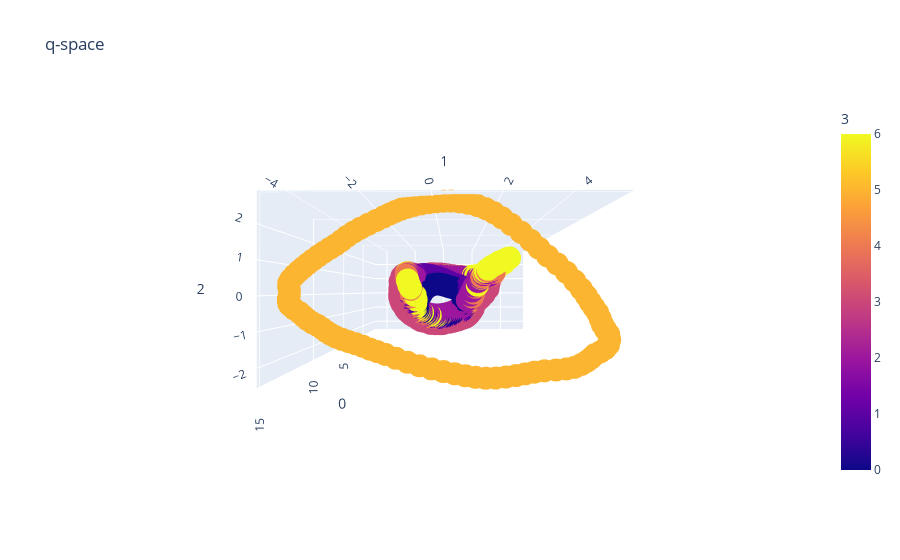

The cell this chart's notebook holds for it:
### Markdown cell above
# PCA

### Code cell
H = encoder(D)
N = H[:,:,p:p+q]
N_reshaped = np.reshape(N, [-1, q])
N_reshaped = PCA(3).fit_transform(N_reshaped)
state_reshaped = np.repeat(range(ne),d)[:,np.newaxis]
shift_reshaped = np.array(list(range(d))*ne)[:,np.newaxis]
tem = np.concatenate([N_reshaped,state_reshaped,shift_reshaped], axis=1)
px.scatter_3d(pd.DataFrame(tem),x=0,y=1,z=2,color=3,title='q-space')

### Figure 1 — Plotly figure (JSON) as saved in the notebook; plotly's stock layout.template omitted (floating-point values rounded to 4 significant figures; data arrays with more than 128 entries replaced by an {"elided": "..."} marker saying what was removed)
{"data": [{"hovertemplate": "0=%{x}<br>1=%{y}<br>2=%{z}<br>3=%{marker.color}<extra></extra>", "legendgroup": "", "marker": {"color": {"elided": "700 int values"}, "coloraxis": "coloraxis", "symbol": "circle"}, "mode": "markers", "name": "", "scene": "scene", "showlegend": false, "type": "scatter3d", "x": {"elided": "700 float values"}, "y": {"elided": "700 float values"}, "z": {"elided": "700 float values"}}], "layout": {"autosize": true, "coloraxis": {"colorbar": {"title": {"text": "3"}}, "colorscale": [[0, "#0d0887"], [0.1111, "#46039f"], [0.2222, "#7201a8"], [0.3333, "#9c179e"], [0.4444, "#bd3786"], [0.5556, "#d8576b"], [0.6667, "#ed7953"], [0.7778, "#fb9f3a"], [0.8889, "#fdca26"], [1, "#f0f921"]]}, "legend": {"tracegroupgap": 0}, "scene": {"aspectmode": "auto", "aspectratio": {"x": 1.897, "y": 1.002, "z": 0.5259}, "camera": {"center": {"x": 0, "y": 0, "z": 0}, "eye": {"x": 2.165, "y": 0.01763, "z": -0.004147}, "projection": {"type": "perspective"}, "up": {"x": 0, "y": 0, "z": 1}}, "domain": {"x": [0, 1], "y": [0, 1]}, "xaxis": {"title": {"text": "0"}, "type": "linear"}, "yaxis": {"title": {"text": "1"}, "type": "linear"}, "zaxis": {"title": {"text": "2"}, "type": "linear"}}, "title": {"text": "q-space"}}}
